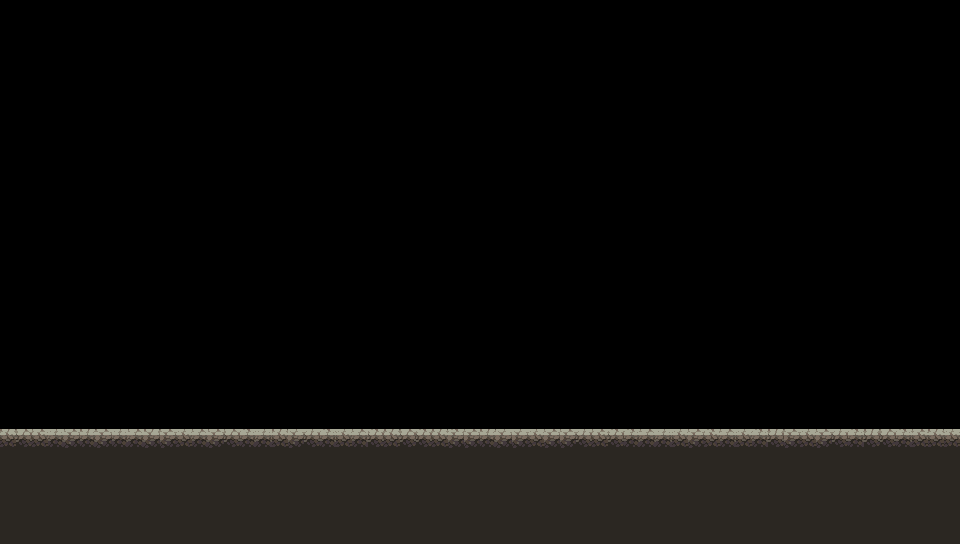

A 2D game scene composited from a Tiled map and its tileset images. What follows is a short description and the map's XML, with every tile layer's data as written:
An orthogonal 60x34 tile map with 16x16 px tiles, 1 tile layer (Слой тайлов 1).

<map version="1.11" tiledversion="1.11.2" orientation="orthogonal" renderorder="right-down" width="60" height="34" tilewidth="16" tileheight="16" infinite="0" nextlayerid="2" nextobjectid="1">
 <tileset firstgid="1" source="../Tileset/TileSet.tsx" />
 <layer id="1" name="Слой тайлов 1" width="60" height="34">
  <data encoding="csv">
0,0,0,0,0,0,0,0,0,0,0,0,0,0,0,0,0,0,0,0,0,0,0,0,0,0,0,0,0,0,0,0,0,0,0,0,0,0,0,0,0,0,0,0,0,0,0,0,0,0,0,0,0,0,0,0,0,0,0,0,
0,0,0,0,0,0,0,0,0,0,0,0,0,0,0,0,0,0,0,0,0,0,0,0,0,0,0,0,0,0,0,0,0,0,0,0,0,0,0,0,0,0,0,0,0,0,0,0,0,0,0,0,0,0,0,0,0,0,0,0,
0,0,0,0,0,0,0,0,0,0,0,0,0,0,0,0,0,0,0,0,0,0,0,0,0,0,0,0,0,0,0,0,0,0,0,0,0,0,0,0,0,0,0,0,0,0,0,0,0,0,0,0,0,0,0,0,0,0,0,0,
0,0,0,0,0,0,0,0,0,0,0,0,0,0,0,0,0,0,0,0,0,0,0,0,0,0,0,0,0,0,0,0,0,0,0,0,0,0,0,0,0,0,0,0,0,0,0,0,0,0,0,0,0,0,0,0,0,0,0,0,
0,0,0,0,0,0,0,0,0,0,0,0,0,0,0,0,0,0,0,0,0,0,0,0,0,0,0,0,0,0,0,0,0,0,0,0,0,0,0,0,0,0,0,0,0,0,0,0,0,0,0,0,0,0,0,0,0,0,0,0,
0,0,0,0,0,0,0,0,0,0,0,0,0,0,0,0,0,0,0,0,0,0,0,0,0,0,0,0,0,0,0,0,0,0,0,0,0,0,0,0,0,0,0,0,0,0,0,0,0,0,0,0,0,0,0,0,0,0,0,0,
0,0,0,0,0,0,0,0,0,0,0,0,0,0,0,0,0,0,0,0,0,0,0,0,0,0,0,0,0,0,0,0,0,0,0,0,0,0,0,0,0,0,0,0,0,0,0,0,0,0,0,0,0,0,0,0,0,0,0,0,
0,0,0,0,0,0,0,0,0,0,0,0,0,0,0,0,0,0,0,0,0,0,0,0,0,0,0,0,0,0,0,0,0,0,0,0,0,0,0,0,0,0,0,0,0,0,0,0,0,0,0,0,0,0,0,0,0,0,0,0,
0,0,0,0,0,0,0,0,0,0,0,0,0,0,0,0,0,0,0,0,0,0,0,0,0,0,0,0,0,0,0,0,0,0,0,0,0,0,0,0,0,0,0,0,0,0,0,0,0,0,0,0,0,0,0,0,0,0,0,0,
0,0,0,0,0,0,0,0,0,0,0,0,0,0,0,0,0,0,0,0,0,0,0,0,0,0,0,0,0,0,0,0,0,0,0,0,0,0,0,0,0,0,0,0,0,0,0,0,0,0,0,0,0,0,0,0,0,0,0,0,
0,0,0,0,0,0,0,0,0,0,0,0,0,0,0,0,0,0,0,0,0,0,0,0,0,0,0,0,0,0,0,0,0,0,0,0,0,0,0,0,0,0,0,0,0,0,0,0,0,0,0,0,0,0,0,0,0,0,0,0,
0,0,0,0,0,0,0,0,0,0,0,0,0,0,0,0,0,0,0,0,0,0,0,0,0,0,0,0,0,0,0,0,0,0,0,0,0,0,0,0,0,0,0,0,0,0,0,0,0,0,0,0,0,0,0,0,0,0,0,0,
0,0,0,0,0,0,0,0,0,0,0,0,0,0,0,0,0,0,0,0,0,0,0,0,0,0,0,0,0,0,0,0,0,0,0,0,0,0,0,0,0,0,0,0,0,0,0,0,0,0,0,0,0,0,0,0,0,0,0,0,
0,0,0,0,0,0,0,0,0,0,0,0,0,0,0,0,0,0,0,0,0,0,0,0,0,0,0,0,0,0,0,0,0,0,0,0,0,0,0,0,0,0,0,0,0,0,0,0,0,0,0,0,0,0,0,0,0,0,0,0,
0,0,0,0,0,0,0,0,0,0,0,0,0,0,0,0,0,0,0,0,0,0,0,0,0,0,0,0,0,0,0,0,0,0,0,0,0,0,0,0,0,0,0,0,0,0,0,0,0,0,0,0,0,0,0,0,0,0,0,0,
0,0,0,0,0,0,0,0,0,0,0,0,0,0,0,0,0,0,0,0,0,0,0,0,0,0,0,0,0,0,0,0,0,0,0,0,0,0,0,0,0,0,0,0,0,0,0,0,0,0,0,0,0,0,0,0,0,0,0,0,
0,0,0,0,0,0,0,0,0,0,0,0,0,0,0,0,0,0,0,0,0,0,0,0,0,0,0,0,0,0,0,0,0,0,0,0,0,0,0,0,0,0,0,0,0,0,0,0,0,0,0,0,0,0,0,0,0,0,0,0,
0,0,0,0,0,0,0,0,0,0,0,0,0,0,0,0,0,0,0,0,0,0,0,0,0,0,0,0,0,0,0,0,0,0,0,0,0,0,0,0,0,0,0,0,0,0,0,0,0,0,0,0,0,0,0,0,0,0,0,0,
0,0,0,0,0,0,0,0,0,0,0,0,0,0,0,0,0,0,0,0,0,0,0,0,0,0,0,0,0,0,0,0,0,0,0,0,0,0,0,0,0,0,0,0,0,0,0,0,0,0,0,0,0,0,0,0,0,0,0,0,
0,0,0,0,0,0,0,0,0,0,0,0,0,0,0,0,0,0,0,0,0,0,0,0,0,0,0,0,0,0,0,0,0,0,0,0,0,0,0,0,0,0,0,0,0,0,0,0,0,0,0,0,0,0,0,0,0,0,0,0,
0,0,0,0,0,0,0,0,0,0,0,0,0,0,0,0,0,0,0,0,0,0,0,0,0,0,0,0,0,0,0,0,0,0,0,0,0,0,0,0,0,0,0,0,0,0,0,0,0,0,0,0,0,0,0,0,0,0,0,0,
0,0,0,0,0,0,0,0,0,0,0,0,0,0,0,0,0,0,0,0,0,0,0,0,0,0,0,0,0,0,0,0,0,0,0,0,0,0,0,0,0,0,0,0,0,0,0,0,0,0,0,0,0,0,0,0,0,0,0,0,
0,0,0,0,0,0,0,0,0,0,0,0,0,0,0,0,0,0,0,0,0,0,0,0,0,0,0,0,0,0,0,0,0,0,0,0,0,0,0,0,0,0,0,0,0,0,0,0,0,0,0,0,0,0,0,0,0,0,0,0,
0,0,0,0,0,0,0,0,0,0,0,0,0,0,0,0,0,0,0,0,0,0,0,0,0,0,0,0,0,0,0,0,0,0,0,0,0,0,0,0,0,0,0,0,0,0,0,0,0,0,0,0,0,0,0,0,0,0,0,0,
0,0,0,0,0,0,0,0,0,0,0,0,0,0,0,0,0,0,0,0,0,0,0,0,0,0,0,0,0,0,0,0,0,0,0,0,0,0,0,0,0,0,0,0,0,0,0,0,0,0,0,0,0,0,0,0,0,0,0,0,
0,0,0,0,0,0,0,0,0,0,0,0,0,0,0,0,0,0,0,0,0,0,0,0,0,0,0,0,0,0,0,0,0,0,0,0,0,0,0,0,0,0,0,0,0,0,0,0,0,0,0,0,0,0,0,0,0,0,0,0,
52,54,54,55,54,52,54,55,54,52,54,55,54,54,54,53,55,52,55,55,53,55,54,53,52,54,53,52,53,54,52,55,55,55,54,54,55,54,53,53,54,55,55,54,53,54,55,53,52,54,55,54,55,53,52,54,53,54,52,55,
68,69,68,66,67,66,67,66,66,67,67,68,66,67,69,66,66,68,67,69,66,68,66,69,68,69,69,68,67,67,66,67,67,68,67,67,69,68,69,66,66,66,68,67,68,66,68,66,69,67,68,67,69,66,69,69,66,68,68,68,
80,80,80,80,80,80,80,80,80,80,80,80,80,80,80,80,80,80,80,80,80,80,80,80,80,80,80,80,80,80,80,80,80,80,80,80,80,80,80,80,80,80,80,80,80,80,80,80,80,80,80,80,80,80,80,80,80,80,80,80,
80,94,80,80,94,80,80,94,80,80,94,80,80,94,80,80,94,80,80,94,80,80,94,80,80,94,80,80,94,80,80,94,80,80,94,80,80,94,80,80,94,80,80,94,80,80,94,80,80,94,80,80,94,80,80,94,80,80,94,80,
80,108,80,80,108,80,80,108,80,80,108,80,80,108,80,80,108,80,80,108,80,80,108,80,80,108,80,80,108,80,80,108,80,80,108,80,80,108,80,80,108,80,80,108,80,80,108,80,80,108,80,80,108,80,80,108,80,80,108,80,
94,122,94,94,122,94,94,122,94,94,122,94,94,122,94,94,122,94,94,122,94,94,122,94,94,122,94,94,122,94,94,122,94,94,122,94,94,122,94,94,122,94,94,122,94,94,122,94,94,122,94,94,122,94,94,122,94,94,122,94,
108,122,108,108,122,108,108,122,108,108,122,108,108,122,108,108,122,108,108,122,108,108,122,108,108,122,108,108,122,108,108,122,108,108,122,108,108,122,108,108,122,108,108,122,108,108,122,108,108,122,108,108,122,108,108,122,108,108,122,108,
122,122,122,122,122,122,122,122,122,122,122,122,122,122,122,122,122,122,122,122,122,122,122,122,122,122,122,122,122,122,122,122,122,122,122,122,122,122,122,122,122,122,122,122,122,122,122,122,122,122,122,122,122,122,122,122,122,122,122,122
</data>
 </layer>
</map>
